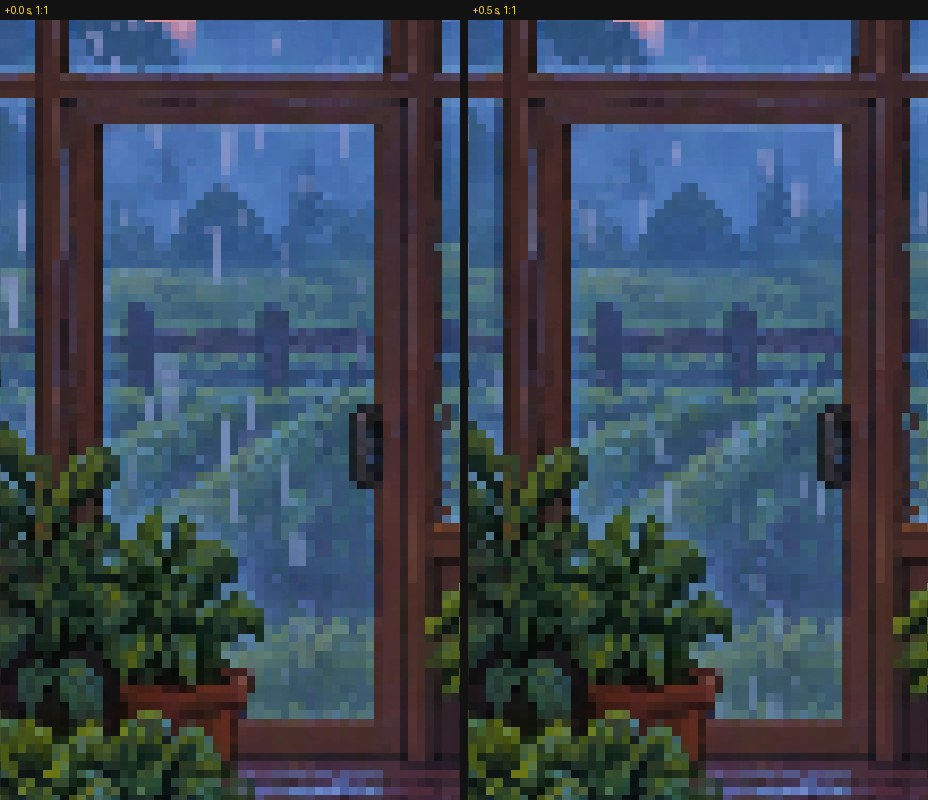
#> input picture assets/reference/selftest/frames_door.jpg, 928 x 800 px; its folder holds only this picture in this run
$ python -i derain.py   (imports and definitions only)
#> lines starting #> are read from the running program, lines starting #| are printed output that depends on the picture
#> further down, picture is the input picture: PIL image 928x800 RGB; mean R, G, B 59.5, 71.8, 87.1
"""Painted transients out of the plate (TASKS.md T16), moved verbatim from plate_prep.py: what is painted still
looks frozen under the animation.

  derain, derain_pass    painted rain streaks (thin bright lines that hold down a column)
  cleanup                the masks json's "inpaint", "inpaint_bright" and "desnow"
  pixel_grid             a pixel-art plate's cell size and origin
  derain_cells           painted rain dashes on that grid
"""
import cv2
import numpy as np
from PIL import Image

from cozy.masks import poly_mask
from cozy.plate.primitives import soften


# [78 lines left out: functions derain, derain_pass, cleanup, not called in this run]


def pixel_grid(img, lo=4.0, hi=30.0):
    """Pixel-art grid of an image: (cell px, origin x, origin y) or None. The period is the spacing of the
    autocorrelation peaks of the column / row profiles of the luminance gradient (fitted over several
    multiples, sub-pixel); the origin is the comb phase that puts the most pseudo-pixel edges on cell edges."""
#> called with lo = 4, hi = 30
    a = np.asarray(img.convert("L"), np.float32) / 255
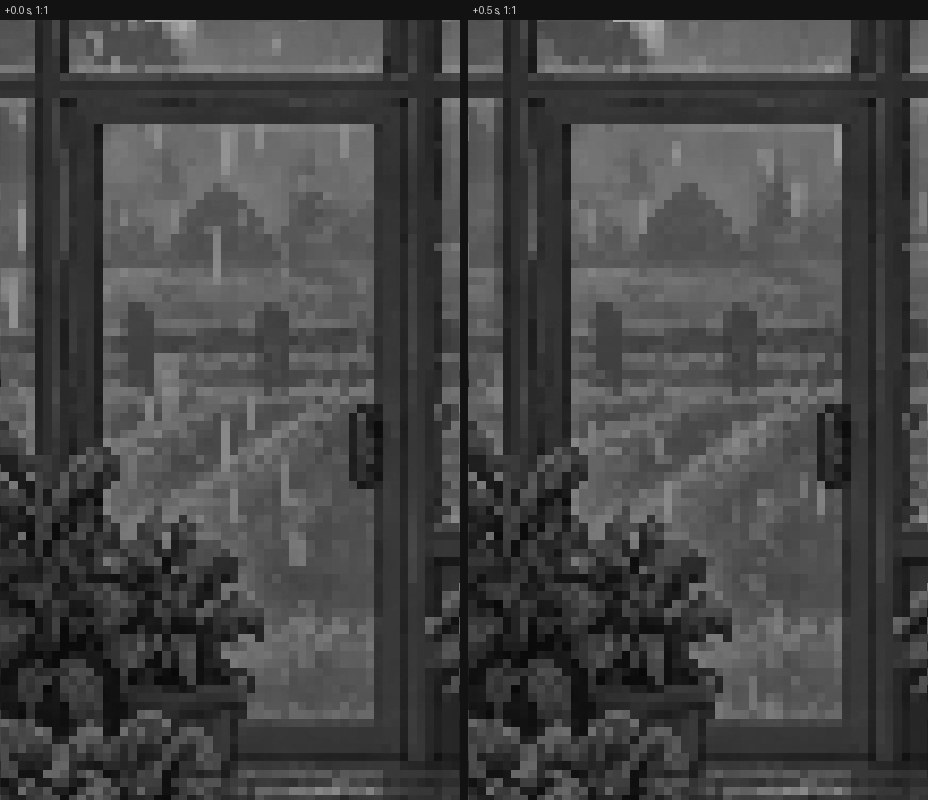
#> a: shape (800, 928) float32; min 0.0118, max 0.82, mean 0.274

    def period(prof):
        p = prof - cv2.GaussianBlur(prof.reshape(1, -1), (0, 0), 12).ravel()
#> p = 927 values, max 0.221 at index 459, min -0.019 at index 453, mean 2.42e-05
        p = p - p.mean()
#> p = 927 values, max 0.221 at index 459, min -0.019 at index 453, mean 1.61e-11
        ac = np.correlate(p, p, "full")[len(p) - 1:]
#> ac = 927 values, max 0.39 at index 0, min -0.0466 at index 5, mean 0.00021
        ac = ac / max(ac[0], 1e-12)
#> ac = 927 values, max 1 at index 0, min -0.119 at index 5, mean 0.000539
        pk = [l for l in range(int(lo), int(hi) + 1) if ac[l] > ac[l - 1] and ac[l] >= ac[l + 1] and ac[l] > 0.12]
#> pk = [8, 17, 26]
        if not pk:
            return None, p
        L1 = pk[0]
#> L1 = 8
        est = []
        for k in range(1, 7):
            c = int(round(k * L1 * (np.mean(est) / L1 if est else 1)))
            w = max(2, k)
            seg = range(max(1, c - w), min(len(ac) - 1, c + w + 1))
            l = max(seg, key=lambda i: ac[i])
            d = ac[l - 1] - 2 * ac[l] + ac[l + 1]
            sub = l + (0.5 * (ac[l - 1] - ac[l + 1]) / d if d < 0 else 0)
            est.append(sub / k)
#> this loop made 6 passes
#> (c, l, d, sub) on passes 1 to 6: (8, 8, -0.463, 8.38), (17, 17, -0.898, 17.06), (25, 26, -0.42, 25.65), (34, 34, -1.09, 34.04), (42, 43, -0.41, 42.68), (51, 51, -0.726, 51.07)
#> after the loop, est = [8.38, 8.53, 8.55, 8.51, 8.54, 8.51]
        return float(np.median(est)), p

    def phase(p, P):
        n = len(p)
        k = np.arange(0, n / P - 1)
        best, bph = -1e9, 0.0
        for ph in np.arange(0, P, 0.25):
            x = ph + k * P
            i = np.floor(x).astype(int)
            f = x - i
            s = ((1 - f) * p[i] + f * p[np.minimum(i + 1, n - 1)]).mean()
            if s > best:
                best, bph = s, ph
        return bph

    px, prx = period(np.abs(np.diff(a, axis=1)).mean(0))
#> px = 8.52; prx has the same summary as p in period
    py, pry = period(np.abs(np.diff(a, axis=0)).mean(1))
#> the loop in period (call 2), `for k in range(1, 7):` made 6 passes
#> (c, l, d, sub) on passes 1 to 6: (8, 8, -0.438, 8.26), (17, 17, -0.892, 16.99), (25, 25, -0.298, 25.38), (34, 34, -0.791, 33.99), (42, 43, -0.257, 42.59), (51, 51, -0.957, 51)
#> py = 8.5; pry = 799 values, max 0.275 at index 19, min -0.014 at index 798, mean -7.93e-11
    if px is None and py is None:
        return None
    P = float(np.mean([v for v in (px, py) if v]))
#> P = 8.51
    if px and py and abs(px - py) > 0.3:
        print(f"  pixel grid: x {px:.2f} / y {py:.2f} disagree; using their mean")
    # gradient between pixels i and i+1 sits at i + 1: cell edges are at phase + 1
    return P, phase(prx, P) + 1.0, phase(pry, P) + 1.0
#> in phase, `n = len(p)`: n = 927
#> the loop in phase, `for ph in np.arange(0, P, 0.25):` made 35 passes
#> (s, best, bph) on passes 1, 30, 31, 32: (0.0153, 0.0153, 0), (0.0156, 0.0156, 7.25), (0.0191, 0.0191, 7.5), (0.0232, 0.0232, 7.75)
#> s on passes 2 to 7: 0.00731, 0.0013, -0.00254, -0.0054, -0.00575, -0.00595
#> after the loop in phase, `for ph in np.arange(0, P, 0.25):`: best = 0.0232; bph = 7.75
#> the loop in phase (call 2), `for ph in np.arange(0, P, 0.25):` made 35 passes
#> (s, best, bph) on passes 1, 3, 4, 5, 6, 7, 8, 9, 10, 11, 12, 13: (-0.00518, -0.00518, 0), (-0.00516, -0.00516, 0.5), (-0.00511, -0.00511, 0.75), (-0.00497, -0.00497, 1), (-0.00406, -0.00406, 1.25), (-0.00308, -0.00308, 1.5), (-0.00203, -0.00203, 1.75), (-0.000185, -0.000185, 2), (0.00188, 0.00188, 2.25), (0.00609, 0.00609, 2.5), (0.0121, 0.0121, 2.75), (0.0172, 0.0172, 3)
#> s on passes 2, 15, 16, 17, 18, 19: -0.00519, 0.0194, 0.0148, 0.00919, 0.00354, -6.47e-05


# [46 lines left out: function derain_cells, not called in this run]

>>> from PIL import Image
>>> picture = Image.open('../../../assets/reference/selftest/frames_door.jpg')
>>> result = pixel_grid(picture)
#> result = (8.51, 8.75, 4.25)

$ run again, on assets/reference/selftest/frames_lamp.jpg
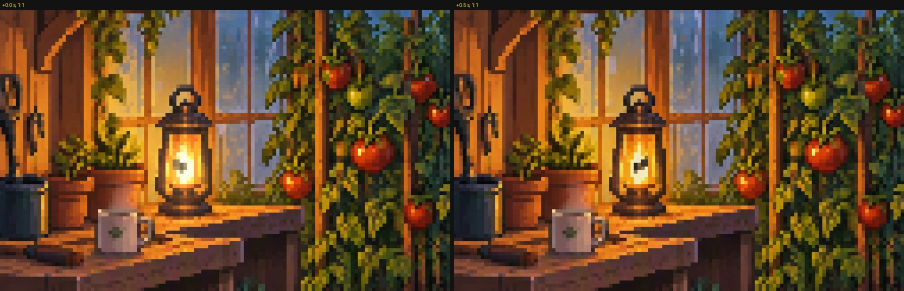
#> input picture assets/reference/selftest/frames_lamp.jpg, 1808 x 581 px (shown at 1/2 size)
#> picture is the input picture: PIL image 1808x581 RGB; mean R, G, B 102.3, 71.6, 39.5
#> in pixel_grid, `a = np.asarray(img.convert("L"), np.float32) / 255`:
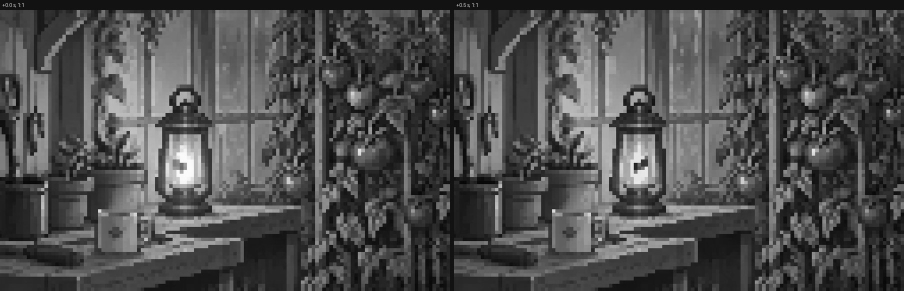
#> a: shape (581, 1808) float32 (shown at 1/2 size); min 0.00392, max 0.992, mean 0.303
#> in period, `p = prof - cv2.GaussianBlur(prof.reshape(1, -1), (0, 0), 12).ravel()`: p = 1807 values, max 0.222 at index 1537, min -0.0247 at index 1542, mean -5.95e-06
#> in period, `p = p - p.mean()`: p = 1807 values, max 0.222 at index 1537, min -0.0247 at index 1542, mean -8.45e-11
#> in period, `ac = np.correlate(p, p, "full")[len(p) - 1:]`: ac = 1807 values, max 1.2 at index 0, min -0.345 at index 4, mean 0.000332
#> in period, `ac = ac / max(ac[0], 1e-12)`: ac = 1807 values, max 1 at index 0, min -0.287 at index 4, mean 0.000277
#> pk = [7, 14, 21, 28]
#> L1 = 7
#> the loop in period, `for k in range(1, 7):` made 6 passes
#> (c, l, d, sub) on passes 1 to 6: (7, 7, -0.822, 7.1), (14, 14, -1.23, 14.14), (21, 21, -0.695, 21.28), (28, 28, -0.663, 28.47), (35, 36, -0.56, 35.6), (43, 43, -1.11, 42.84)
#> after the loop in period, `for k in range(1, 7):`: est = [7.1, 7.07, 7.09, 7.12, 7.12, 7.14]
#> px = 7.11; prx has the same summary as p in period
#> the loop in period (call 2), `for k in range(1, 7):` made 6 passes
#> (c, l, d, sub) on passes 1 to 6: (7, 7, -0.709, 7.09), (14, 14, -1.18, 14.14), (21, 21, -0.617, 21.3), (28, 28, -0.707, 28.41), (35, 36, -0.517, 35.57), (43, 43, -1.01, 42.81)
#> py = 7.1; pry = 580 values, max 0.197 at index 19, min -0.0159 at index 470, mean -3.05e-11
#> P = 7.1
#> n = 1807
#> the loop in phase, `for ph in np.arange(0, P, 0.25):` made 29 passes
#> (s, best, bph) on passes 1 to 8: (-0.0123, -0.0123, 0), (-0.0115, -0.0115, 0.25), (-0.0102, -0.0102, 0.5), (-0.00808, -0.00808, 0.75), (-0.00534, -0.00534, 1), (-0.00208, -0.00208, 1.25), (0.00147, 0.00147, 1.5), (0.00531, 0.00531, 1.75)
#> after the loop in phase, `for ph in np.arange(0, P, 0.25):`: best = 0.0177; bph = 3
#> the loop in phase (call 2), `for ph in np.arange(0, P, 0.25):` made 29 passes
#> (s, best, bph) on passes 1, 14, 15, 16, 17, 18, 19, 20: (-0.00823, -0.00823, 0), (-0.00751, -0.00751, 3.25), (-0.00574, -0.00574, 3.5), (-0.00264, -0.00264, 3.75), (0.00268, 0.00268, 4), (0.00983, 0.00983, 4.25), (0.0174, 0.0174, 4.5), (0.0239, 0.0239, 4.75)
#> result = (7.1, 4, 6)

$ run again, on assets/reference/selftest/opening_center_crops.jpg
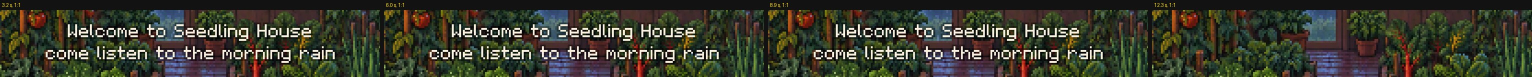
#> input picture assets/reference/selftest/opening_center_crops.jpg, 3064 x 153 px (shown at 1/2 size)
#> picture is the input picture: PIL image 3064x153 RGB; mean R, G, B 56.2, 57.3, 44.7
#> in pixel_grid, `a = np.asarray(img.convert("L"), np.float32) / 255`:
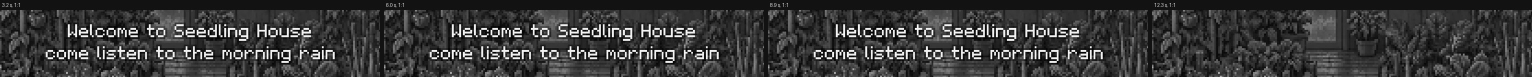
#> a: shape (153, 3064) float32 (shown at 1/2 size); min 0, max 1, mean 0.218
#> in period, `p = prof - cv2.GaussianBlur(prof.reshape(1, -1), (0, 0), 12).ravel()`: p = 3063 values, max 0.168 at index 2050, min -0.057 at index 144, mean -7.97e-06
#> in period, `p = p - p.mean()`: p = 3063 values, max 0.168 at index 2050, min -0.057 at index 144, mean 4.43e-10
#> in period, `ac = np.correlate(p, p, "full")[len(p) - 1:]`: ac = 3063 values, max 4.86 at index 0, min -2.67 at index 9, mean 0.000793
#> in period, `ac = ac / max(ac[0], 1e-12)`: ac = 3063 values, max 1 at index 0, min -0.549 at index 9, mean 0.000163
#> pk = [4, 7, 11, 15, 18, 22, 26, 29]
#> L1 = 4
#> the loop in period, `for k in range(1, 7):` made 6 passes
#> (c, l, d, sub) on passes 1 to 6: (4, 4, -1.33, 3.77), (8, 7, -1.2, 7.28), (11, 11, -1.54, 11.02), (15, 11, -1.54, 11.02), (17, 22, -1.79, 22.05), (22, 22, -1.79, 22.05)
#> after the loop in period, `for k in range(1, 7):`: est = [3.77, 3.64, 3.67, 2.76, 4.41, 3.67]
#> px = 3.67; prx has the same summary as p in period
#> the loop in period (call 2), `for k in range(1, 7):` made 6 passes
#> (c, l, d, sub) on passes 1 to 6: (4, 4, -1.16, 3.78), (8, 7, -1.01, 7.23), (11, 11, -1.18, 11), (15, 11, -1.18, 11), (17, 15, -0.946, 14.75), (20, 15, -0.946, 14.75)
#> py = 3.28; pry = 152 values, max 0.191 at index 103, min -0.0412 at index 108, mean 4.41e-10
#> P = 3.48
#|   pixel grid: x 3.67 / y 3.28 disagree; using their mean
#> n = 3063
#> the loop in phase, `for ph in np.arange(0, P, 0.25):` made 14 passes
#> (s, best, bph) on passes 1, 4, 5, 6, 7, 8, 9: (-0.000455, -0.000455, 0), (-0.000328, -0.000328, 0.75), (-0.000126, -0.000126, 1), (0.000138, 0.000138, 1.25), (0.000312, 0.000312, 1.5), (0.000514, 0.000514, 1.75), (0.000537, 0.000537, 2)
#> after the loop in phase, `for ph in np.arange(0, P, 0.25):`: best = 0.000537; bph = 2
#> the loop in phase (call 2), `for ph in np.arange(0, P, 0.25):` made 14 passes
#> (s, best, bph) on passes 1, 7, 8, 9, 10, 12: (0.00014, 0.00014, 0), (0.000172, 0.000172, 1.5), (0.00199, 0.00199, 1.75), (0.00273, 0.00273, 2), (0.00373, 0.00373, 2.25), (0.00383, 0.00383, 2.75)
#> result = (3.48, 3, 3.75)

$ run again, on assets/reference/selftest/opening_center_full.jpg
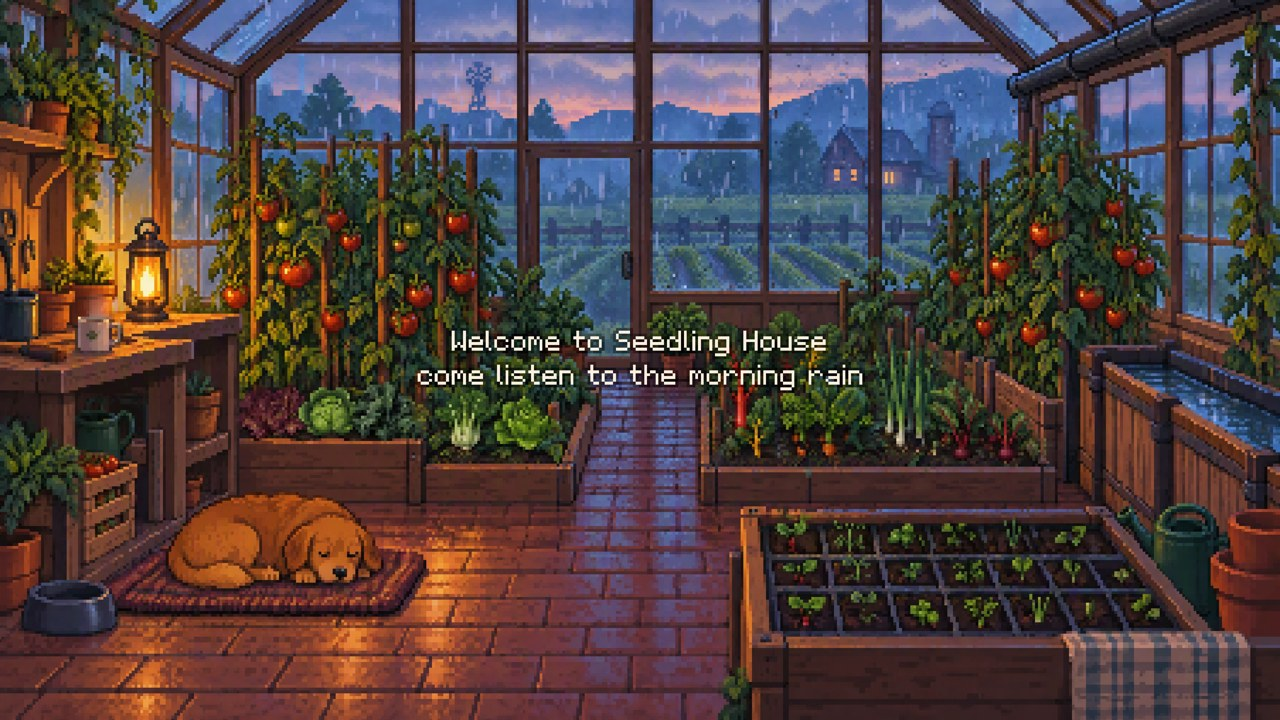
#> input picture assets/reference/selftest/opening_center_full.jpg, 1280 x 720 px
#> picture is the input picture: PIL image 1280x720 RGB; mean R, G, B 79.9, 65.3, 65.5
#> in pixel_grid, `a = np.asarray(img.convert("L"), np.float32) / 255`:
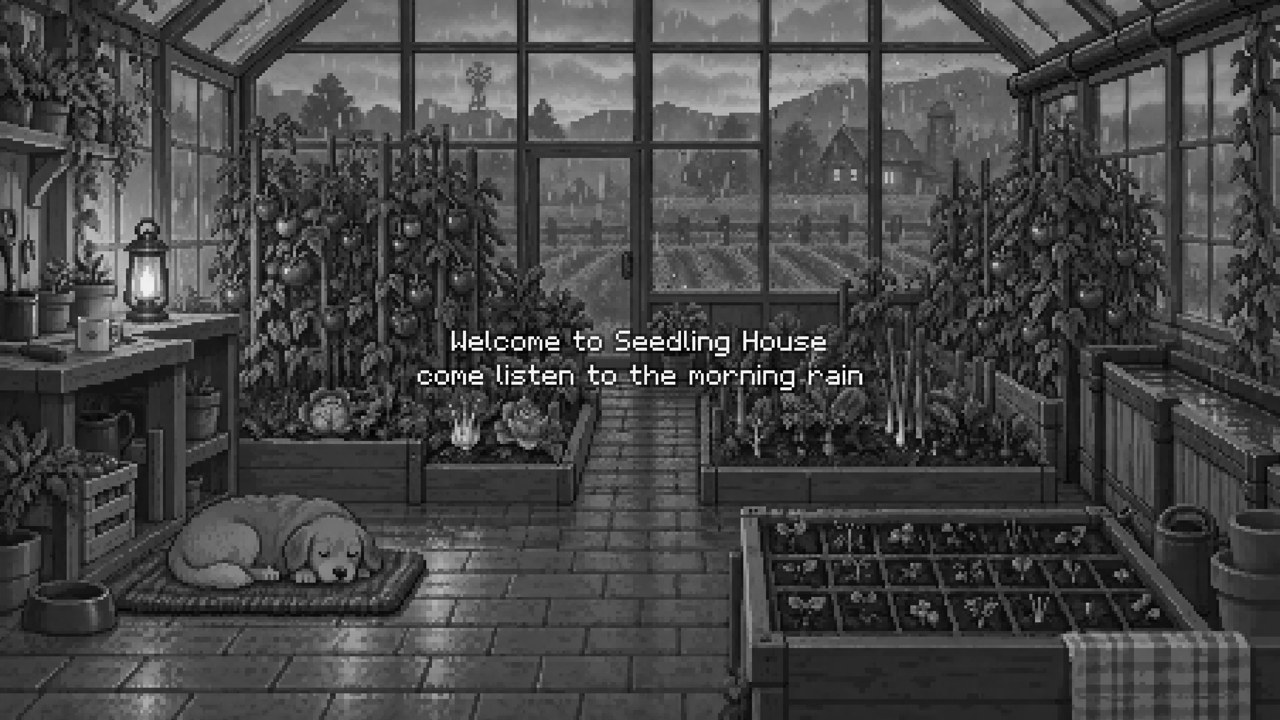
#> a: shape (720, 1280) float32; min 0, max 1, mean 0.273
#> in period, `p = prof - cv2.GaussianBlur(prof.reshape(1, -1), (0, 0), 12).ravel()`: p = 1279 values, max 0.0818 at index 881, min -0.0261 at index 755, mean -6.34e-06
#> in period, `p = p - p.mean()`: p = 1279 values, max 0.0818 at index 881, min -0.0261 at index 755, mean -1.75e-11
#> in period, `ac = np.correlate(p, p, "full")[len(p) - 1:]`: ac = 1279 values, max 0.387 at index 0, min -0.282 at index 7, mean 0.000151
#> in period, `ac = ac / max(ac[0], 1e-12)`: ac = 1279 values, max 1 at index 0, min -0.728 at index 7, mean 0.000391
#> pk = [6, 8, 11, 14, 17, 20, 23, 25, 28]
#> L1 = 6
#> the loop in period, `for k in range(1, 7):` made 6 passes
#> (c, l, d, sub) on passes 1 to 6: (6, 6, -1.8, 5.78), (12, 14, -2.15, 14.09), (19, 17, -2.47, 17), (25, 28, -1.78, 28.2), (32, 34, -2.36, 33.99), (39, 34, -2.36, 33.99)
#> after the loop in period, `for k in range(1, 7):`: est = [5.78, 7.04, 5.67, 7.05, 6.8, 5.67]
#> px = 6.29; prx has the same summary as p in period
#> the loop in period (call 2), `for k in range(1, 7):` made 6 passes
#> (c, l, d, sub) on passes 1 to 6: (6, 6, -1.47, 5.78), (12, 11, -1.45, 11.23), (17, 17, -1.78, 17), (23, 20, -1.56, 19.9), (28, 31, -1.68, 31.09), (34, 34, -1.86, 34)
#> py = 5.67; pry = 719 values, max 0.129 at index 52, min -0.036 at index 354, mean -2.07e-11
#> P = 5.98
#|   pixel grid: x 6.29 / y 5.67 disagree; using their mean
#> n = 1279
#> the loop in phase, `for ph in np.arange(0, P, 0.25):` made 24 passes
#> (s, best, bph) on passes 1, 20, 21, 22: (0.000599, 0.000599, 0), (0.000709, 0.000709, 4.75), (0.00089, 0.00089, 5), (0.00103, 0.00103, 5.25)
#> after the loop in phase, `for ph in np.arange(0, P, 0.25):`: best = 0.00103; bph = 5.25
#> the loop in phase (call 2), `for ph in np.arange(0, P, 0.25):` made 24 passes
#> (s, best, bph) on passes 1, 14, 16, 17, 18, 19: (0.000154, 0.000154, 0), (0.000293, 0.000293, 3.25), (0.000499, 0.000499, 3.75), (0.000917, 0.000917, 4), (0.00122, 0.00122, 4.25), (0.00144, 0.00144, 4.5)
#> result = (5.98, 6.25, 5.5)
